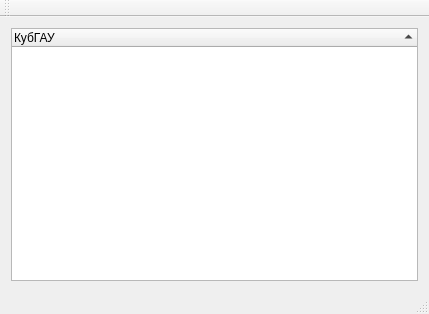
<?xml version="1.0" encoding="UTF-8"?>
<ui version="4.0">
 <class>MainWindow</class>
 <widget class="QMainWindow" name="MainWindow">
  <property name="geometry">
   <rect>
    <x>0</x>
    <y>0</y>
    <width>429</width>
    <height>314</height>
   </rect>
  </property>
  <property name="windowTitle">
   <string>MainWindow</string>
  </property>
  <widget class="QWidget" name="centralWidget">
   <layout class="QVBoxLayout" name="verticalLayout">
    <item>
     <widget class="QTreeWidget" name="treeWidget">
      <property name="selectionMode">
       <enum>QAbstractItemView::ExtendedSelection</enum>
      </property>
      <property name="selectionBehavior">
       <enum>QAbstractItemView::SelectRows</enum>
      </property>
      <property name="autoExpandDelay">
       <number>-1</number>
      </property>
      <property name="sortingEnabled">
       <bool>true</bool>
      </property>
      <property name="animated">
       <bool>true</bool>
      </property>
      <property name="headerHidden">
       <bool>false</bool>
      </property>
      <column>
       <property name="text">
        <string>КубГАУ</string>
       </property>
      </column>
     </widget>
    </item>
   </layout>
  </widget>
  <widget class="QMenuBar" name="menuBar">
   <property name="geometry">
    <rect>
     <x>0</x>
     <y>0</y>
     <width>429</width>
     <height>20</height>
    </rect>
   </property>
  </widget>
  <widget class="QToolBar" name="mainToolBar">
   <attribute name="toolBarArea">
    <enum>TopToolBarArea</enum>
   </attribute>
   <attribute name="toolBarBreak">
    <bool>false</bool>
   </attribute>
  </widget>
  <widget class="QStatusBar" name="statusBar"/>
 </widget>
 <layoutdefault spacing="6" margin="11"/>
 <resources/>
 <connections/>
</ui>
